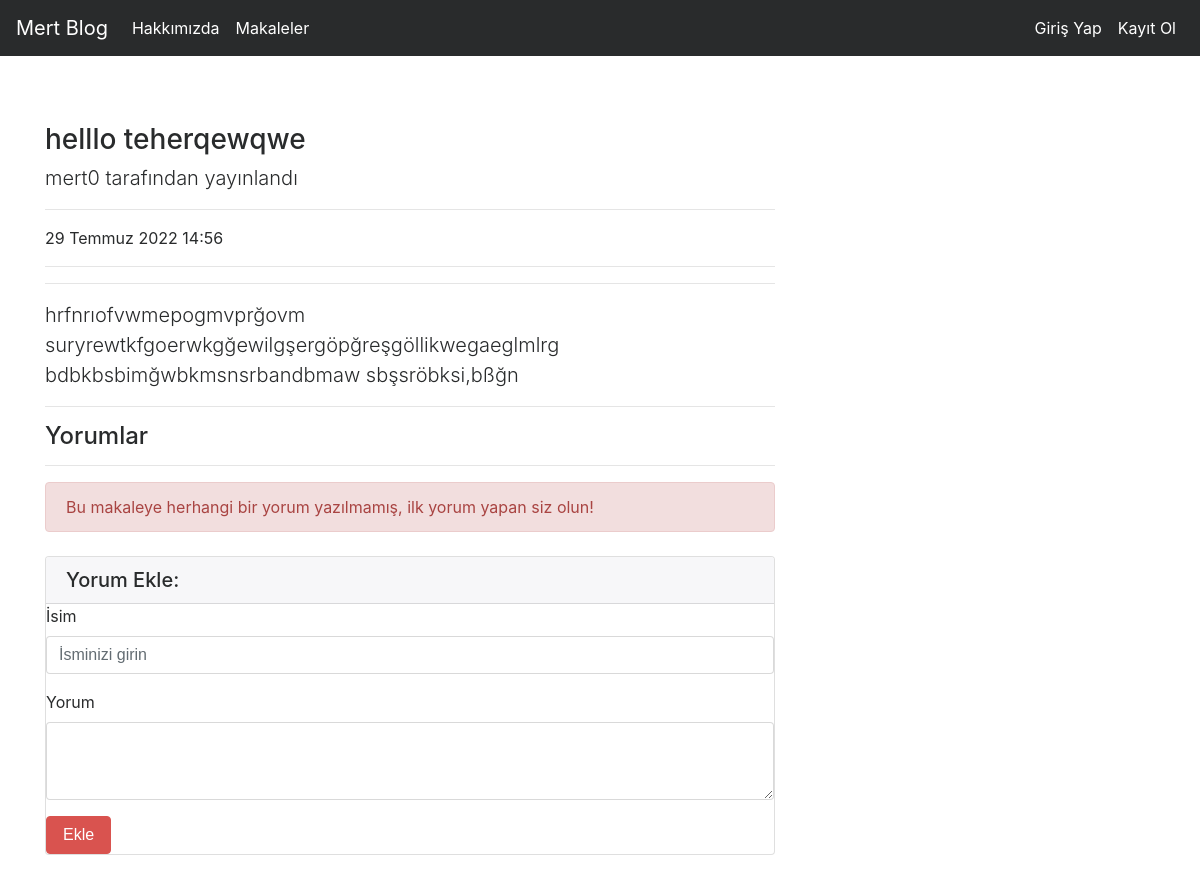
Page /articles/article/4 on the committed database.
### article/models.py (models this page shows, shortened)
class Article(models.Model):
    author = models.ForeignKey("auth.User", on_delete= models.CASCADE,verbose_name="Yazar")
    title = models.CharField(max_length=50,verbose_name="Başlık")
    content = RichTextField(verbose_name="İçerik")
    created_date = models.DateTimeField(auto_now_add=True,verbose_name="Oluşturulma Tarihi")
    article_image = models.FileField(blank= True,null = True,verbose_name="Makaleye fotoğraf ekleyin")
    class Meta:
        ordering = ['-created_date']

### article/views.py (the view)
# urls.py: path('article/<int:id>',views.detail,name = "detail"),
def detail(request,id):
    article = get_object_or_404(Article,id = id)
    comments = article.comments.all()
    return render(request,"detail.html",{"article":article,"comments":comments})

### templates/detail.html (shortened to what this page needs)
{% extends "layout.html" %}
{% block body %}
<div class="row">
    <div class="col-lg-8">
      <h3 class="mt-4">{{article.title}}</h3>
      <p class="lead">
        {{article.author.username}} tarafından yayınlandı
      </p>
      <hr>
      <p>{{article.created_date}}</p>
      <hr>
      <hr>
      <p class="lead">
          {{article.content|safe}}
      </p>
      <hr>
      <h4>Yorumlar</h4>
      <hr>
      {% if comments %}
      {% for comment in comments  %}
        <div class="media mb-4">
          <img class="d-flex mr-3 rounded-circle" src="http://placehold.it/50x50" alt="">
          <div class="media-body">
            <h5 class="mt-0">{{comment.comment_author}}</h5>
            {{comment.comment_date}} <br>
            {{comment.comment_content}}
          </div>
        </div>
      {% endfor %}
      {% else %}
      <div class ="alert alert-danger">
        Bu makaleye herhangi bir yorum yazılmamış, ilk yorum yapan siz olun!
      </div>
      {% endif %}
      <div class="card my-4">
          <h5 class="card-header">Yorum Ekle:</h5>
          <div class="card-body">
            <form method = "post" action = "{% url 'article:comment' article.id %}">
              <div class="form-group">
                  <label for="formGroupExampleInput">İsim</label>
                  <input name = "comment_author" type="text" class="form-control" id="formGroupExampleInput" placeholder="İsminizi girin">
                </div>
              <div class="form-group">
                  <label for="formGroupExampleInput">Yorum</label>
                <textarea name = "comment_content" class="form-control" rows="3"></textarea>
              </div>
              <button type="submit" class="btn btn-danger">Ekle</button>
            </form>
          </div>
        </div>
        </div>
      </div>
{% endblock body %}

### rows in the picture
Article: title "helllo teherqewqwe", author.username "mert0", created_date "29 Temmuz 2022 14:56", content "hrfnrıofvwmepogmvprğovm suryrewtkfgoerwkgğewilgşergöpğreşgöllikwegaeglmlrg bdbkbsbimğwbkmsnsrbandbmaw sbşsröbksi,bßğn"
